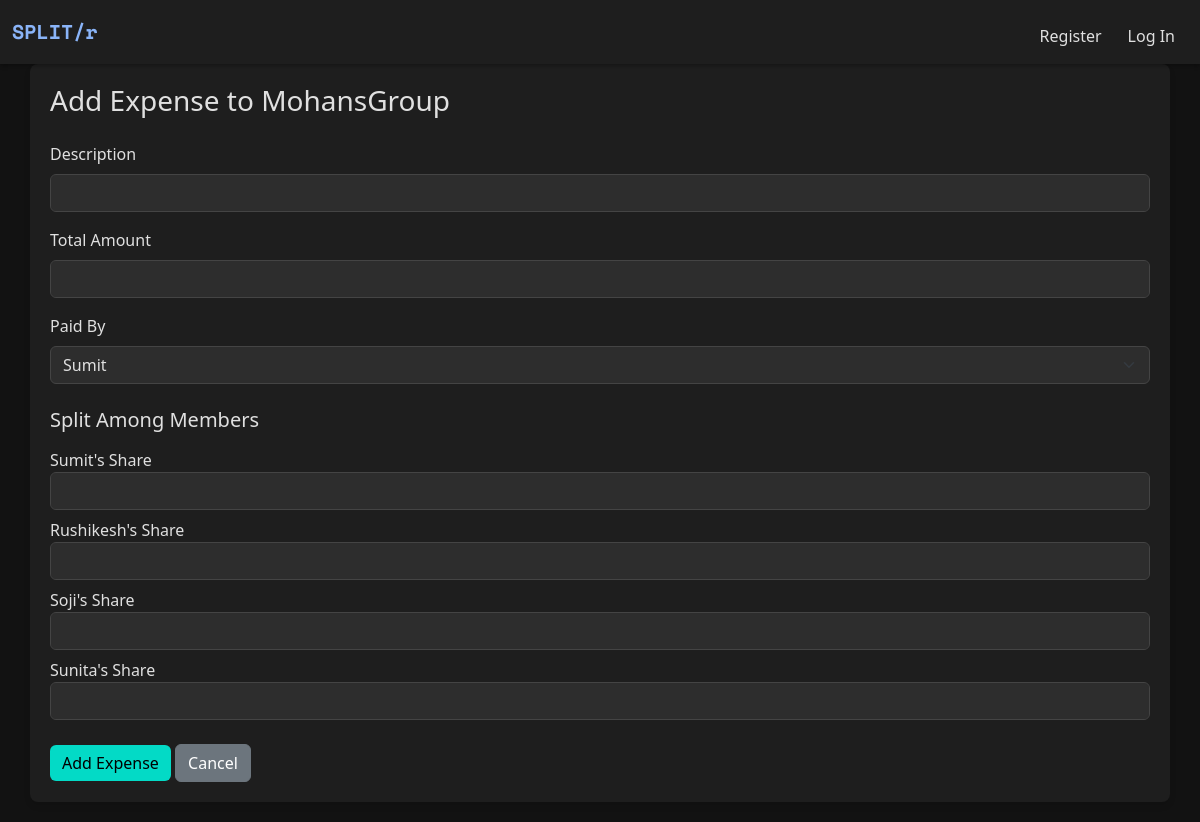
Screenshot of /group/4/add_expense with the database file from the repository.
### models.py (models this page shows)
class Group(db.Model):
    __tablename__ = "groups"
    id = db.Column(db.Integer, primary_key=True)
    name = db.Column(db.String(100), nullable=False)
    users = db.relationship("User", secondary="group_members", backref="groups")

class User(db.Model):
    __tablename__ = "users"
    id = db.Column(db.Integer, primary_key=True)
    name = db.Column(db.String(100), nullable=False)
    username = db.Column(db.String(50), unique=True, nullable=False)
    password = db.Column(db.String(200), nullable=False)

### app.py (the view, shortened to what this page needs)
@app.route("/group/<int:group_id>/add_expense", methods=["GET", "POST"])
def add_group_expense(group_id):
    group = Group.query.get_or_404(group_id)
    members = GroupMember.query.filter_by(group_id=group_id).all()
    users = [db.session.get(User, member.user_id) for member in members]
    return render_template("add_group_expense.html", group=group, users=users)

### templates/add_group_expense.html (shortened to what this page needs)
{% extends "layout.html" %}
{% block main %}
<div class="container content-container">
  <h3 class="mb-4">{{ 'Edit Expense' if expense else 'Add Expense' }} to {{ group.name }}</h3>
  <form method="POST">
    <div class="mb-3">
      <label for="description" class="form-label">Description</label>
      <input type="text" class="form-control" name="description" value="{{ expense.description if expense else '' }}" required>
    </div>
    <div class="mb-3">
      <label for="amount" class="form-label">Total Amount</label>
      <input type="number" class="form-control" name="amount" id="amount" step="0.01" value="{{ expense.amount if expense else '' }}" required>
    </div>
    <div class="mb-3">
      <label for="paid_by" class="form-label">Paid By</label>
      <select class="form-select" name="paid_by" id="paid_by" required>
        {% for user in users %}
          <option value="{{ user.id }}" {% if expense and expense.paid_by_id == user.id %}selected{% endif %}>
            {{ user.name.split(" ")[0] }}
          </option>
        {% endfor %}
      </select>
    </div>
    <h5 class="mt-4 mb-3">Split Among Members</h5>
    {% for user in users %}
      <div class="mb-2">
        <label>{{ user.name.split(' ')[0] }}'s Share</label>
        <input type="number" step="0.01" name="user_{{ user.id }}" value="{{ user_splits.get(user.id, '') if user_splits else '' }}"
        class="form-control split-input" value="0" required>
      </div>
    {% endfor %}
    <button type="submit" class="btn btn-success mt-3">{{ 'Update Expense' if expense else 'Add Expense' }}</button>
    <a href="{{ url_for('group_page', group_id=group.id) }}" class="btn btn-secondary mt-3">Cancel</a>
  </form>
</div>
{% endblock %}

### static/style.css (style rules this page uses)
:root { --dark-bg: #121212; --dark-secondary: #1e1e1e; --dark-tertiary: #2d2d2d; --text-primary: #e0e0e0; --text-secondary: #a0a0a0; --accent-color: #8ab4f8; --danger-color: #cf6679; --success-color: #03dac6; }
html, body { height: 100%; margin: 0; padding: 0; background-color: var(--dark-bg); color: var(--text-primary); display: flex; flex-direction: column; }
body { background-color: var(--dark-bg); color: var(--text-primary); min-height: 100vh; display: flex; flex-direction: column; }
.content-container { background-color: var(--dark-secondary); border-radius: 8px; padding: 20px; box-shadow: 0 4px 6px rgba(0, 0, 0, 0.1); margin-bottom: 20px; flex: 1; }
.btn-primary, .btn-danger, .btn-success { border: none; }
.btn-success { background-color: var(--success-color); color: #000; }
.form-control, .form-select { background-color: var(--dark-tertiary); border: 1px solid #444; color: var(--text-primary); }

### rows the page displays
Group: name "MohansGroup"
User: name "Sumit"
User: name "Rushikesh"
User: name "Soji"
User: name "Sunita"

### other values shown
{{ 'Edit Expense' if expense else 'Add Expense' }} "Add Expense"
{{ 'Update Expense' if expense else 'Add Expense' }} "Add Expense"
form field paid_by "Sumit"
